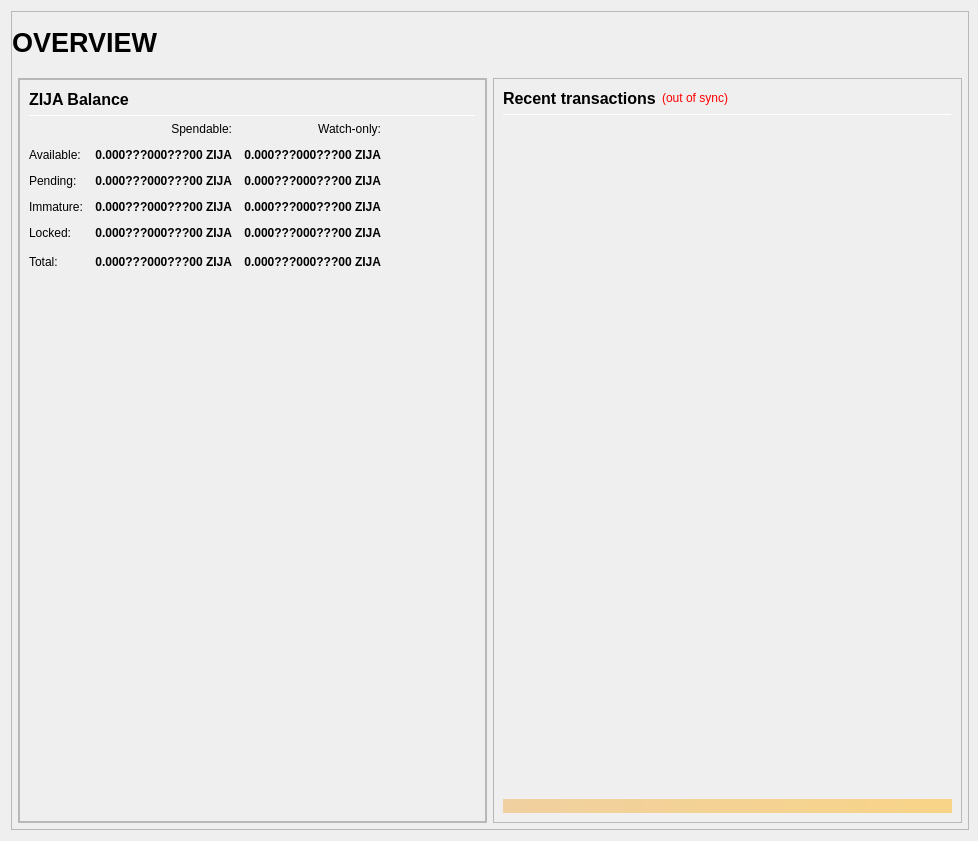
<?xml version="1.0" encoding="UTF-8"?>
<ui version="4.0">
 <class>OverviewPage</class>
 <widget class="QWidget" name="OverviewPage">
  <property name="geometry">
   <rect>
    <x>0</x>
    <y>0</y>
    <width>978</width>
    <height>841</height>
   </rect>
  </property>
  <property name="minimumSize">
   <size>
    <width>960</width>
    <height>682</height>
   </size>
  </property>
  <property name="windowTitle">
   <string>Form</string>
  </property>
  <layout class="QVBoxLayout" name="topLayout" stretch="1">
   <property name="rightMargin">
    <number>9</number>
   </property>
   <item>
    <widget class="QFrame" name="frame_BG">
     <property name="minimumSize">
      <size>
       <width>850</width>
       <height>610</height>
      </size>
     </property>
     <property name="maximumSize">
      <size>
       <width>16777215</width>
       <height>16777215</height>
      </size>
     </property>
     <property name="frameShape">
      <enum>QFrame::StyledPanel</enum>
     </property>
     <property name="frameShadow">
      <enum>QFrame::Raised</enum>
     </property>
     <layout class="QVBoxLayout" name="verticalLayout_3" stretch="1">
      <property name="leftMargin">
       <number>0</number>
      </property>
      <property name="topMargin">
       <number>0</number>
      </property>
      <property name="rightMargin">
       <number>0</number>
      </property>
      <property name="bottomMargin">
       <number>6</number>
      </property>
      <item>
       <layout class="QVBoxLayout" name="verticalLayout_Master" stretch="0,1">
        <property name="leftMargin">
         <number>0</number>
        </property>
        <property name="topMargin">
         <number>0</number>
        </property>
        <property name="rightMargin">
         <number>0</number>
        </property>
        <property name="bottomMargin">
         <number>0</number>
        </property>
        <item>
         <widget class="QFrame" name="frame_Header">
          <layout class="QVBoxLayout" name="verticalLayout_Header" stretch="0">
           <property name="leftMargin">
            <number>0</number>
           </property>
           <property name="topMargin">
            <number>0</number>
           </property>
           <property name="rightMargin">
            <number>0</number>
           </property>
           <property name="bottomMargin">
            <number>0</number>
           </property>
           <item>
            <layout class="QHBoxLayout" name="horizontalLayout_Header" stretch="1,0,1">
             <property name="spacing">
              <number>6</number>
             </property>
             <item>
              <widget class="QLabel" name="labelOverviewHeaderLeft">
               <property name="minimumSize">
                <size>
                 <width>464</width>
                 <height>60</height>
                </size>
               </property>
               <property name="maximumSize">
                <size>
                 <width>16777215</width>
                 <height>60</height>
                </size>
               </property>
               <property name="font">
                <font>
                 <pointsize>20</pointsize>
                 <weight>75</weight>
                 <bold>true</bold>
                </font>
               </property>
               <property name="text">
                <string>OVERVIEW</string>
               </property>
               <property name="alignment">
                <set>Qt::AlignLeading|Qt::AlignLeft|Qt::AlignVCenter</set>
               </property>
              </widget>
             </item>
             <item>
              <spacer name="horizontalSpacer_Header">
               <property name="orientation">
                <enum>Qt::Horizontal</enum>
               </property>
               <property name="sizeHint" stdset="0">
                <size>
                 <width>40</width>
                 <height>20</height>
                </size>
               </property>
              </spacer>
             </item>
             <item>
              <widget class="QLabel" name="labelOverviewHeaderRight">
               <property name="minimumSize">
                <size>
                 <width>464</width>
                 <height>60</height>
                </size>
               </property>
               <property name="maximumSize">
                <size>
                 <width>16777215</width>
                 <height>60</height>
                </size>
               </property>
               <property name="font">
                <font>
                 <pointsize>14</pointsize>
                </font>
               </property>
               <property name="text">
                <string/>
               </property>
               <property name="alignment">
                <set>Qt::AlignRight|Qt::AlignTrailing|Qt::AlignVCenter</set>
               </property>
              </widget>
             </item>
            </layout>
           </item>
          </layout>
         </widget>
        </item>
        <item>
         <widget class="QFrame" name="frame_Content">
          <layout class="QVBoxLayout" name="verticalLayout_Content">
           <property name="leftMargin">
            <number>6</number>
           </property>
           <property name="topMargin">
            <number>0</number>
           </property>
           <property name="rightMargin">
            <number>6</number>
           </property>
           <property name="bottomMargin">
            <number>0</number>
           </property>
           <item>
            <layout class="QHBoxLayout" name="horizontalLayout_Content" stretch="1,1">
             <property name="spacing">
              <number>6</number>
             </property>
             <item>
              <layout class="QVBoxLayout" name="verticalLayout_left" stretch="1">
               <item>
                <widget class="QFrame" name="frameObfuscation">
                 <property name="minimumSize">
                  <size>
                   <width>0</width>
                   <height>0</height>
                  </size>
                 </property>
                 <property name="frameShape">
                  <enum>QFrame::StyledPanel</enum>
                 </property>
                 <property name="frameShadow">
                  <enum>QFrame::Raised</enum>
                 </property>
                 <layout class="QVBoxLayout" name="verticalLayout" stretch="0,0,0">
                  <property name="leftMargin">
                   <number>0</number>
                  </property>
                  <property name="topMargin">
                   <number>0</number>
                  </property>
                  <property name="rightMargin">
                   <number>0</number>
                  </property>
                  <property name="bottomMargin">
                   <number>0</number>
                  </property>
                 <item>
                   <widget class="QFrame" name="frame_Balances">
                    <property name="frameShape">
                     <enum>QFrame::StyledPanel</enum>
                    </property>
                    <property name="frameShadow">
                     <enum>QFrame::Raised</enum>
                    </property>
                    <layout class="QVBoxLayout" name="verticalLayout_4">
                     <item>
                      <layout class="QHBoxLayout" name="horizontalLayout_4">
                       <item>
                        <widget class="QLabel" name="label_5">
                         <property name="minimumSize">
                          <size>
                           <width>0</width>
                           <height>20</height>
                          </size>
                         </property>
                         <property name="font">
                          <font>
                           <pointsize>12</pointsize>
                           <weight>75</weight>
                           <bold>true</bold>
                          </font>
                         </property>
                         <property name="text">
                          <string>ZIJA Balance</string>
                         </property>
                        </widget>
                       </item>
		       <item>
                        <spacer name="horizontalSpacer_3">
                         <property name="orientation">
                          <enum>Qt::Horizontal</enum>
                         </property>
                         <property name="sizeHint" stdset="0">
                          <size>
                           <width>40</width>
                           <height>20</height>
                          </size>
                         </property>
                        </spacer>
                       </item>
                      </layout>
                     </item>
                     <item>
                      <widget class="Line" name="line_Balance">
                       <property name="minimumSize">
                        <size>
                         <width>0</width>
                         <height>1</height>
                        </size>
                       </property>
                       <property name="maximumSize">
                        <size>
                         <width>16777215</width>
                         <height>1</height>
                        </size>
                       </property>
                       <property name="orientation">
                        <enum>Qt::Horizontal</enum>
                       </property>
                      </widget>
                     </item>
                     <item>
                      <layout class="QGridLayout" name="gridLayout">
                       <property name="spacing">
                        <number>12</number>
                       </property>
                       <item row="0" column="1">
                        <widget class="QLabel" name="labelSpendable">
                         <property name="text">
                          <string>Spendable:</string>
                         </property>
                         <property name="alignment">
                          <set>Qt::AlignRight|Qt::AlignTrailing|Qt::AlignVCenter</set>
                         </property>
                        </widget>
                       </item>
                       <item row="0" column="2">
                        <widget class="QLabel" name="labelWatchonly">
                         <property name="text">
                          <string>Watch-only:</string>
                         </property>
                         <property name="alignment">
                          <set>Qt::AlignRight|Qt::AlignTrailing|Qt::AlignVCenter</set>
                         </property>
                        </widget>
                       </item>
                       <item row="1" column="0">
                        <widget class="QLabel" name="labelBalanceText">
                         <property name="text">
                          <string>Available:</string>
                         </property>
                        </widget>
                       </item>
                       <item row="1" column="1">
                        <widget class="QLabel" name="labelBalance">
                         <property name="font">
                          <font>
                           <weight>75</weight>
                           <bold>true</bold>
                          </font>
                         </property>
                         <property name="cursor">
                          <cursorShape>IBeamCursor</cursorShape>
                         </property>
                         <property name="toolTip">
                          <string>Your current spendable balance</string>
                         </property>
                         <property name="text">
                          <string notr="true">0.000???000???00 ZIJA</string>
                         </property>
                         <property name="alignment">
                          <set>Qt::AlignRight|Qt::AlignTrailing|Qt::AlignVCenter</set>
                         </property>
                         <property name="textInteractionFlags">
                          <set>Qt::LinksAccessibleByMouse|Qt::TextSelectableByKeyboard|Qt::TextSelectableByMouse</set>
                         </property>
                        </widget>
                       </item>
                       <item row="1" column="2">
                        <widget class="QLabel" name="labelWatchAvailable">
                         <property name="font">
                          <font>
                           <weight>75</weight>
                           <bold>true</bold>
                          </font>
                         </property>
                         <property name="cursor">
                          <cursorShape>IBeamCursor</cursorShape>
                         </property>
                         <property name="toolTip">
                          <string>Your current balance in watch-only addresses</string>
                         </property>
                         <property name="text">
                          <string notr="true">0.000???000???00 ZIJA</string>
                         </property>
                         <property name="alignment">
                          <set>Qt::AlignRight|Qt::AlignTrailing|Qt::AlignVCenter</set>
                         </property>
                         <property name="textInteractionFlags">
                          <set>Qt::LinksAccessibleByMouse|Qt::TextSelectableByKeyboard|Qt::TextSelectableByMouse</set>
                         </property>
                        </widget>
                       </item>
                       <item row="2" column="0">
                        <widget class="QLabel" name="labelPendingText">
                         <property name="text">
                          <string>Pending:</string>
                         </property>
                        </widget>
                       </item>
                       <item row="2" column="1">
                        <widget class="QLabel" name="labelUnconfirmed">
                         <property name="font">
                          <font>
                           <weight>75</weight>
                           <bold>true</bold>
                          </font>
                         </property>
                         <property name="cursor">
                          <cursorShape>IBeamCursor</cursorShape>
                         </property>
                         <property name="toolTip">
                          <string>Total of transactions that have yet to be confirmed, and do not yet count toward the spendable balance</string>
                         </property>
                         <property name="text">
                          <string notr="true">0.000???000???00 ZIJA</string>
                         </property>
                         <property name="alignment">
                          <set>Qt::AlignRight|Qt::AlignTrailing|Qt::AlignVCenter</set>
                         </property>
                         <property name="textInteractionFlags">
                          <set>Qt::LinksAccessibleByMouse|Qt::TextSelectableByKeyboard|Qt::TextSelectableByMouse</set>
                         </property>
                        </widget>
                       </item>
                       <item row="2" column="2">
                        <widget class="QLabel" name="labelWatchPending">
                         <property name="font">
                          <font>
                           <weight>75</weight>
                           <bold>true</bold>
                          </font>
                         </property>
                         <property name="cursor">
                          <cursorShape>IBeamCursor</cursorShape>
                         </property>
                         <property name="toolTip">
                          <string>Unconfirmed transactions to watch-only addresses</string>
                         </property>
                         <property name="text">
                          <string notr="true">0.000???000???00 ZIJA</string>
                         </property>
                         <property name="alignment">
                          <set>Qt::AlignRight|Qt::AlignTrailing|Qt::AlignVCenter</set>
                         </property>
                         <property name="textInteractionFlags">
                          <set>Qt::LinksAccessibleByMouse|Qt::TextSelectableByKeyboard|Qt::TextSelectableByMouse</set>
                         </property>
                        </widget>
                       </item>
                       <item row="3" column="0">
                        <widget class="QLabel" name="labelImmatureText">
                         <property name="text">
                          <string>Immature:</string>
                         </property>
                        </widget>
                       </item>
                       <item row="3" column="1">
                        <widget class="QLabel" name="labelImmature">
                         <property name="font">
                          <font>
                           <weight>75</weight>
                           <bold>true</bold>
                          </font>
                         </property>
                         <property name="cursor">
                          <cursorShape>IBeamCursor</cursorShape>
                         </property>
                         <property name="toolTip">
                          <string>Staked or masternode rewards that has not yet matured</string>
                         </property>
                         <property name="text">
                          <string notr="true">0.000???000???00 ZIJA</string>
                         </property>
                         <property name="alignment">
                          <set>Qt::AlignRight|Qt::AlignTrailing|Qt::AlignVCenter</set>
                         </property>
                         <property name="textInteractionFlags">
                          <set>Qt::LinksAccessibleByMouse|Qt::TextSelectableByKeyboard|Qt::TextSelectableByMouse</set>
                         </property>
                        </widget>
                       </item>
                       <item row="3" column="2">
                        <widget class="QLabel" name="labelWatchImmature">
                         <property name="font">
                          <font>
                           <weight>75</weight>
                           <bold>true</bold>
                          </font>
                         </property>
                         <property name="cursor">
                          <cursorShape>IBeamCursor</cursorShape>
                         </property>
                         <property name="toolTip">
                          <string>Staked or masternode rewards in watch-only addresses that has not yet matured</string>
                         </property>
                         <property name="text">
                          <string notr="true">0.000???000???00 ZIJA</string>
                         </property>
                         <property name="alignment">
                          <set>Qt::AlignRight|Qt::AlignTrailing|Qt::AlignVCenter</set>
                         </property>
                         <property name="textInteractionFlags">
                          <set>Qt::LinksAccessibleByMouse|Qt::TextSelectableByKeyboard|Qt::TextSelectableByMouse</set>
                         </property>
                        </widget>
                       </item>
                       <item row="4" column="0">
                        <widget class="QLabel" name="labelLockedBalanceText">
                         <property name="toolTip">
                          <string>Locked ZIJA or Masternode collaterals. These are excluded from zZIJA minting.</string>
                         </property>
                         <property name="text">
                          <string>Locked:</string>
                         </property>
                        </widget>
                       </item>
                       <item row="4" column="1">
                        <widget class="QLabel" name="labelLockedBalance">
                         <property name="font">
                          <font>
                           <weight>75</weight>
                           <bold>true</bold>
                          </font>
                         </property>
                         <property name="cursor">
                          <cursorShape>IBeamCursor</cursorShape>
                         </property>
                         <property name="toolTip">
                          <string>Locked ZIJA or Masternode collaterals. These are excluded from zZIJA minting.</string>
                         </property>
                         <property name="text">
                          <string notr="true">0.000???000???00 ZIJA</string>
                         </property>
                         <property name="alignment">
                          <set>Qt::AlignRight|Qt::AlignTrailing|Qt::AlignVCenter</set>
                         </property>
                         <property name="textInteractionFlags">
                          <set>Qt::LinksAccessibleByMouse|Qt::TextSelectableByKeyboard|Qt::TextSelectableByMouse</set>
                         </property>
                        </widget>
                       </item>
                       <item row="4" column="2">
                        <widget class="QLabel" name="labelWatchLocked">
                         <property name="font">
                          <font>
                           <weight>75</weight>
                           <bold>true</bold>
                          </font>
                         </property>
                         <property name="cursor">
                          <cursorShape>IBeamCursor</cursorShape>
                         </property>
                         <property name="toolTip">
                          <string>Current locked balance in watch-only addresses</string>
                         </property>
                         <property name="text">
                          <string notr="true">0.000???000???00 ZIJA</string>
                         </property>
                         <property name="alignment">
                          <set>Qt::AlignRight|Qt::AlignTrailing|Qt::AlignVCenter</set>
                         </property>
                         <property name="textInteractionFlags">
                          <set>Qt::LinksAccessibleByMouse|Qt::TextSelectableByKeyboard|Qt::TextSelectableByMouse</set>
                         </property>
                        </widget>
                       </item>
                       <item row="5" column="0">
                        <widget class="QLabel" name="labelTotalText">
                         <property name="toolTip">
                          <string>Your current ZIJA balance, unconfirmed and immature transactions included</string>
                         </property>
                         <property name="text">
                          <string>Total:</string>
                         </property>
                        </widget>
                       </item>
                       <item row="5" column="1">
                        <widget class="QLabel" name="labelTotal">
                         <property name="font">
                          <font>
                           <weight>75</weight>
                           <bold>true</bold>
                          </font>
                         </property>
                         <property name="cursor">
                          <cursorShape>IBeamCursor</cursorShape>
                         </property>
                         <property name="toolTip">
                          <string>Your current ZIJA balance, unconfirmed and immature transactions included</string>
                         </property>
                         <property name="text">
                          <string notr="true">0.000???000???00 ZIJA</string>
                         </property>
                         <property name="alignment">
                          <set>Qt::AlignRight|Qt::AlignTrailing|Qt::AlignVCenter</set>
                         </property>
                         <property name="textInteractionFlags">
                          <set>Qt::LinksAccessibleByMouse|Qt::TextSelectableByKeyboard|Qt::TextSelectableByMouse</set>
                         </property>
                        </widget>
                       </item>
                       <item row="5" column="2">
                        <widget class="QLabel" name="labelWatchTotal">
                         <property name="font">
                          <font>
                           <weight>75</weight>
                           <bold>true</bold>
                          </font>
                         </property>
                         <property name="cursor">
                          <cursorShape>IBeamCursor</cursorShape>
                         </property>
                         <property name="toolTip">
                          <string>Current total balance in watch-only addresses</string>
                         </property>
                         <property name="text">
                          <string notr="true">0.000???000???00 ZIJA</string>
                         </property>
                         <property name="alignment">
                          <set>Qt::AlignRight|Qt::AlignTrailing|Qt::AlignVCenter</set>
                         </property>
                         <property name="textInteractionFlags">
                          <set>Qt::LinksAccessibleByMouse|Qt::TextSelectableByKeyboard|Qt::TextSelectableByMouse</set>
                         </property>
                        </widget>
                       </item>
                       <item row="5" column="3">
                        <spacer name="horizontalSpacer_9">
                         <property name="orientation">
                          <enum>Qt::Horizontal</enum>
                         </property>
                         <property name="sizeHint" stdset="0">
                          <size>
                           <width>40</width>
                           <height>20</height>
                          </size>
                         </property>
                        </spacer>
                       </item>
                      </layout>
                     </item>
                     <item>
                      <spacer name="verticalSpacer_3">
                       <property name="orientation">
                        <enum>Qt::Vertical</enum>
                       </property>
                       <property name="sizeHint" stdset="0">
                        <size>
                         <width>20</width>
                         <height>40</height>
                        </size>
                       </property>
                      </spacer>
                     </item>
                    </layout>
                   </widget>
                  </item>
                 </layout>
                </widget>
               </item>
              </layout>
             </item>
             <item>
              <layout class="QVBoxLayout" name="verticalLayout_right" stretch="1">
               <item>
                <widget class="QFrame" name="frame_RecentTransactions">
                 <property name="minimumSize">
                  <size>
                   <width>0</width>
                   <height>0</height>
                  </size>
                 </property>
                 <property name="frameShape">
                  <enum>QFrame::StyledPanel</enum>
                 </property>
                 <property name="frameShadow">
                  <enum>QFrame::Raised</enum>
                 </property>
                 <layout class="QVBoxLayout" name="verticalLayout_1" stretch="0,0,0,0,0">
                  <item>
                   <layout class="QHBoxLayout" name="horizontalLayout_2">
                    <item>
                     <widget class="QLabel" name="label_4">
                      <property name="minimumSize">
                       <size>
                        <width>0</width>
                        <height>20</height>
                       </size>
                      </property>
                      <property name="font">
                       <font>
                        <pointsize>12</pointsize>
                        <weight>75</weight>
                        <bold>true</bold>
                       </font>
                      </property>
                      <property name="text">
                       <string>Recent transactions</string>
                      </property>
                     </widget>
                    </item>
                    <item>
                     <widget class="QLabel" name="labelTransactionsStatus">
                      <property name="cursor">
                       <cursorShape>WhatsThisCursor</cursorShape>
                      </property>
                      <property name="toolTip">
                       <string>The displayed information may be out of date. Your wallet automatically synchronizes with the ZIJA network after a connection is established, but this process has not completed yet.</string>
                      </property>
                      <property name="styleSheet">
                       <string notr="true">QLabel { color: red; }</string>
                      </property>
                      <property name="text">
                       <string notr="true">(out of sync)</string>
                      </property>
                      <property name="alignment">
                       <set>Qt::AlignRight|Qt::AlignTrailing|Qt::AlignVCenter</set>
                      </property>
                     </widget>
                    </item>
                    <item>
                     <spacer name="horizontalSpacer">
                      <property name="orientation">
                       <enum>Qt::Horizontal</enum>
                      </property>
                      <property name="sizeHint" stdset="0">
                       <size>
                        <width>40</width>
                        <height>20</height>
                       </size>
                      </property>
                     </spacer>
                    </item>
                   </layout>
                  </item>
                  <item>
                   <widget class="Line" name="line">
                    <property name="minimumSize">
                     <size>
                      <width>0</width>
                      <height>1</height>
                     </size>
                    </property>
                    <property name="maximumSize">
                     <size>
                      <width>16777215</width>
                      <height>1</height>
                     </size>
                    </property>
                    <property name="orientation">
                     <enum>Qt::Horizontal</enum>
                    </property>
                   </widget>
                  </item>
                  <item>
                   <widget class="QListView" name="listTransactions">
                    <property name="minimumSize">
                     <size>
                      <width>0</width>
                      <height>0</height>
                     </size>
                    </property>
                    <property name="styleSheet">
                     <string notr="true">QListView { background: transparent; }</string>
                    </property>
                    <property name="frameShape">
                     <enum>QFrame::NoFrame</enum>
                    </property>
                    <property name="verticalScrollBarPolicy">
                     <enum>Qt::ScrollBarAlwaysOff</enum>
                    </property>
                    <property name="horizontalScrollBarPolicy">
                     <enum>Qt::ScrollBarAlwaysOff</enum>
                    </property>
                    <property name="selectionMode">
                     <enum>QAbstractItemView::NoSelection</enum>
                    </property>
                   </widget>
                  </item>
                  <item>
                   <spacer name="verticalSpacer_2">
                    <property name="orientation">
                     <enum>Qt::Vertical</enum>
                    </property>
                    <property name="sizeType">
                     <enum>QSizePolicy::Expanding</enum>
                    </property>
                    <property name="sizeHint" stdset="0">
                     <size>
                      <width>20</width>
                      <height>40</height>
                     </size>
                    </property>
                   </spacer>
                  </item>
                  <item>
                   <widget class="QLabel" name="labelAlerts">
                    <property name="maximumSize">
                     <size>
                      <width>16777215</width>
                      <height>16777215</height>
                     </size>
                    </property>
                    <property name="styleSheet">
                     <string notr="true">background-color: qlineargradient(x1: 0, y1: 0, x2: 1, y2: 0, stop:0 #F0D0A0, stop:1 #F8D488); color:#000000;</string>
                    </property>
                    <property name="text">
                     <string/>
                    </property>
                    <property name="wordWrap">
                     <bool>true</bool>
                    </property>
                    <property name="margin">
                     <number>3</number>
                    </property>
                   </widget>
                  </item>
                 </layout>
                </widget>
               </item>
              </layout>
             </item>
            </layout>
           </item>
          </layout>
         </widget>
        </item>
       </layout>
      </item>
     </layout>
    </widget>
   </item>
  </layout>
 </widget>
 <resources/>
 <connections/>
</ui>
